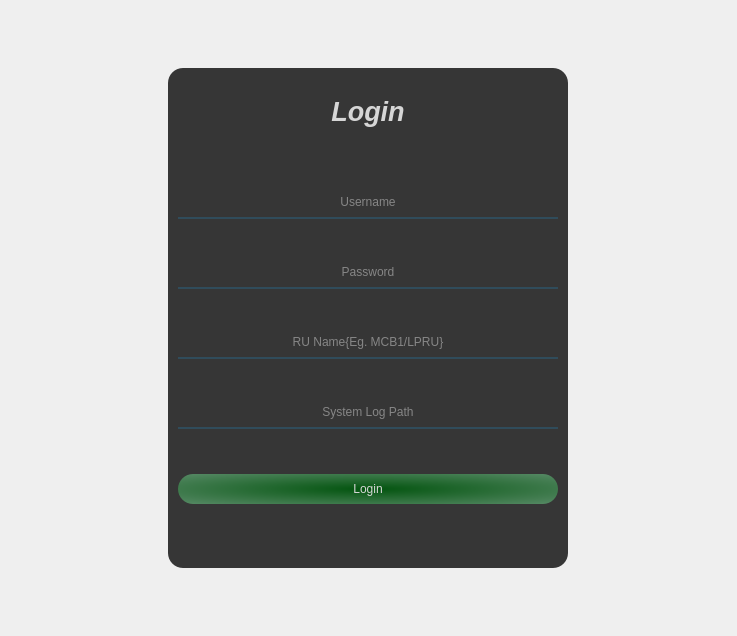
<?xml version="1.0" encoding="UTF-8"?>
<ui version="4.0">
 <class>MainWindow</class>
 <widget class="QMainWindow" name="MainWindow">
  <property name="geometry">
   <rect>
    <x>0</x>
    <y>0</y>
    <width>737</width>
    <height>636</height>
   </rect>
  </property>
  <property name="windowTitle">
   <string>O-RAN Test Automation Suit: LOGIN</string>
  </property>
  <widget class="QWidget" name="centralwidget">
   <property name="sizePolicy">
    <sizepolicy hsizetype="Preferred" vsizetype="Preferred">
     <horstretch>0</horstretch>
     <verstretch>0</verstretch>
    </sizepolicy>
   </property>
   <layout class="QHBoxLayout" name="horizontalLayout">
    <item>
     <widget class="QWidget" name="Main_Container" native="true">
      <property name="sizePolicy">
       <sizepolicy hsizetype="Preferred" vsizetype="Expanding">
        <horstretch>0</horstretch>
        <verstretch>0</verstretch>
       </sizepolicy>
      </property>
      <property name="styleSheet">
       <string notr="true">*{
	border:none;
}
#LogIn{
	background-color: rgb(54, 54, 54);
	border-radius:15px;
}
#password,#username,#syslog,#RU_Name{background-color: rgba(0,0,0,0);
	border:none;
	border-bottom:2px solid rgba(46,82,101,200);
	color: rgb(214, 214, 214);
	padding-bottom:7px;
}
#login,#label{background-color: rgba(0,0,0,0);
	border:none;
	color: rgb(214, 214, 214);
}
#login{
	background-color: qradialgradient(spread:pad, cx:0.504739, cy:0.506, radius:1.97128, fx:0.5, fy:0.5, stop:0 rgba(3, 84, 15, 255), stop:1 rgba(236, 233, 255, 255));
	border:none;
	border-radius:15px;
	color: rgb(214, 214, 214);
	padding:2px;
}
</string>
      </property>
      <layout class="QVBoxLayout" name="verticalLayout_4">
       <item alignment="Qt::AlignHCenter">
        <widget class="QWidget" name="LogIn" native="true">
         <property name="sizePolicy">
          <sizepolicy hsizetype="Preferred" vsizetype="Expanding">
           <horstretch>0</horstretch>
           <verstretch>0</verstretch>
          </sizepolicy>
         </property>
         <property name="minimumSize">
          <size>
           <width>400</width>
           <height>500</height>
          </size>
         </property>
         <property name="maximumSize">
          <size>
           <width>400</width>
           <height>500</height>
          </size>
         </property>
         <property name="styleSheet">
          <string notr="true"/>
         </property>
         <layout class="QVBoxLayout" name="verticalLayout">
          <property name="spacing">
           <number>0</number>
          </property>
          <property name="leftMargin">
           <number>10</number>
          </property>
          <property name="topMargin">
           <number>5</number>
          </property>
          <property name="rightMargin">
           <number>10</number>
          </property>
          <property name="bottomMargin">
           <number>10</number>
          </property>
          <item>
           <widget class="QFrame" name="frame_2">
            <property name="maximumSize">
             <size>
              <width>16777215</width>
              <height>58</height>
             </size>
            </property>
            <property name="frameShape">
             <enum>QFrame::StyledPanel</enum>
            </property>
            <property name="frameShadow">
             <enum>QFrame::Raised</enum>
            </property>
            <layout class="QVBoxLayout" name="verticalLayout_3">
             <item>
              <widget class="QLabel" name="label">
               <property name="minimumSize">
                <size>
                 <width>0</width>
                 <height>40</height>
                </size>
               </property>
               <property name="font">
                <font>
                 <pointsize>20</pointsize>
                 <weight>75</weight>
                 <italic>true</italic>
                 <bold>true</bold>
                </font>
               </property>
               <property name="text">
                <string>Login</string>
               </property>
               <property name="alignment">
                <set>Qt::AlignCenter</set>
               </property>
              </widget>
             </item>
            </layout>
           </widget>
          </item>
          <item>
           <widget class="QFrame" name="frame">
            <property name="minimumSize">
             <size>
              <width>380</width>
              <height>400</height>
             </size>
            </property>
            <property name="maximumSize">
             <size>
              <width>380</width>
              <height>400</height>
             </size>
            </property>
            <property name="frameShape">
             <enum>QFrame::StyledPanel</enum>
            </property>
            <property name="frameShadow">
             <enum>QFrame::Raised</enum>
            </property>
            <layout class="QVBoxLayout" name="verticalLayout_2">
             <property name="spacing">
              <number>0</number>
             </property>
             <property name="leftMargin">
              <number>0</number>
             </property>
             <property name="topMargin">
              <number>0</number>
             </property>
             <property name="rightMargin">
              <number>0</number>
             </property>
             <property name="bottomMargin">
              <number>0</number>
             </property>
             <item>
              <widget class="QLineEdit" name="username">
               <property name="sizePolicy">
                <sizepolicy hsizetype="Expanding" vsizetype="Fixed">
                 <horstretch>0</horstretch>
                 <verstretch>0</verstretch>
                </sizepolicy>
               </property>
               <property name="minimumSize">
                <size>
                 <width>0</width>
                 <height>0</height>
                </size>
               </property>
               <property name="maximumSize">
                <size>
                 <width>16777215</width>
                 <height>16777215</height>
                </size>
               </property>
               <property name="baseSize">
                <size>
                 <width>0</width>
                 <height>0</height>
                </size>
               </property>
               <property name="text">
                <string/>
               </property>
               <property name="alignment">
                <set>Qt::AlignCenter</set>
               </property>
               <property name="placeholderText">
                <string>Username</string>
               </property>
              </widget>
             </item>
             <item>
              <widget class="QLineEdit" name="password">
               <property name="alignment">
                <set>Qt::AlignCenter</set>
               </property>
               <property name="placeholderText">
                <string>Password</string>
               </property>
              </widget>
             </item>
             <item>
              <widget class="QLineEdit" name="RU_Name">
               <property name="alignment">
                <set>Qt::AlignCenter</set>
               </property>
               <property name="placeholderText">
                <string>RU Name{Eg. MCB1/LPRU}</string>
               </property>
              </widget>
             </item>
             <item>
              <widget class="QLineEdit" name="syslog">
               <property name="alignment">
                <set>Qt::AlignCenter</set>
               </property>
               <property name="placeholderText">
                <string>System Log Path</string>
               </property>
              </widget>
             </item>
             <item>
              <widget class="QPushButton" name="login">
               <property name="minimumSize">
                <size>
                 <width>0</width>
                 <height>30</height>
                </size>
               </property>
               <property name="text">
                <string>Login</string>
               </property>
              </widget>
             </item>
            </layout>
           </widget>
          </item>
         </layout>
        </widget>
       </item>
      </layout>
     </widget>
    </item>
   </layout>
  </widget>
 </widget>
 <resources>
  <include location="res.qrc"/>
 </resources>
 <connections/>
</ui>
